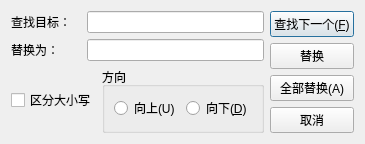
<?xml version="1.0" encoding="UTF-8"?>
<ui version="4.0">
 <class>ReplaceDialog</class>
 <widget class="QDialog" name="ReplaceDialog">
  <property name="geometry">
   <rect>
    <x>0</x>
    <y>0</y>
    <width>361</width>
    <height>130</height>
   </rect>
  </property>
  <property name="maximumSize">
   <size>
    <width>361</width>
    <height>130</height>
   </size>
  </property>
  <property name="windowTitle">
   <string>替换</string>
  </property>
  <layout class="QHBoxLayout" name="horizontalLayout_5">
   <item>
    <layout class="QVBoxLayout" name="verticalLayout_2">
     <item>
      <layout class="QHBoxLayout" name="horizontalLayout">
       <item>
        <widget class="QLabel" name="label">
         <property name="sizePolicy">
          <sizepolicy hsizetype="Fixed" vsizetype="Fixed">
           <horstretch>0</horstretch>
           <verstretch>0</verstretch>
          </sizepolicy>
         </property>
         <property name="minimumSize">
          <size>
           <width>70</width>
           <height>0</height>
          </size>
         </property>
         <property name="maximumSize">
          <size>
           <width>100</width>
           <height>16777215</height>
          </size>
         </property>
         <property name="text">
          <string>查找目标：</string>
         </property>
        </widget>
       </item>
       <item>
        <widget class="QLineEdit" name="searchText"/>
       </item>
      </layout>
     </item>
     <item>
      <layout class="QHBoxLayout" name="horizontalLayout_2">
       <item>
        <widget class="QLabel" name="label_2">
         <property name="sizePolicy">
          <sizepolicy hsizetype="Fixed" vsizetype="Fixed">
           <horstretch>0</horstretch>
           <verstretch>0</verstretch>
          </sizepolicy>
         </property>
         <property name="minimumSize">
          <size>
           <width>70</width>
           <height>0</height>
          </size>
         </property>
         <property name="maximumSize">
          <size>
           <width>100</width>
           <height>16777215</height>
          </size>
         </property>
         <property name="text">
          <string>替换为：</string>
         </property>
        </widget>
       </item>
       <item>
        <widget class="QLineEdit" name="targetText"/>
       </item>
      </layout>
     </item>
     <item>
      <layout class="QHBoxLayout" name="horizontalLayout_4">
       <item>
        <widget class="QCheckBox" name="cbCaseSensetive">
         <property name="text">
          <string>区分大小写</string>
         </property>
        </widget>
       </item>
       <item>
        <widget class="QGroupBox" name="groupBox">
         <property name="title">
          <string>方向</string>
         </property>
         <layout class="QHBoxLayout" name="horizontalLayout_3">
          <item>
           <widget class="QRadioButton" name="rbUp">
            <property name="text">
             <string>向上(U)</string>
            </property>
           </widget>
          </item>
          <item>
           <widget class="QRadioButton" name="rbDown">
            <property name="text">
             <string>向下(&amp;D)</string>
            </property>
           </widget>
          </item>
         </layout>
        </widget>
       </item>
      </layout>
     </item>
    </layout>
   </item>
   <item>
    <layout class="QVBoxLayout" name="verticalLayout">
     <item>
      <widget class="QPushButton" name="btnFindNext">
       <property name="text">
        <string>查找下一个(&amp;F)</string>
       </property>
      </widget>
     </item>
     <item>
      <widget class="QPushButton" name="btnReplace">
       <property name="text">
        <string>替换</string>
       </property>
      </widget>
     </item>
     <item>
      <widget class="QPushButton" name="btnReplaceAll">
       <property name="text">
        <string>全部替换(A)</string>
       </property>
      </widget>
     </item>
     <item>
      <widget class="QPushButton" name="btnCancel">
       <property name="text">
        <string>取消</string>
       </property>
      </widget>
     </item>
    </layout>
   </item>
  </layout>
 </widget>
 <resources/>
 <connections/>
</ui>
